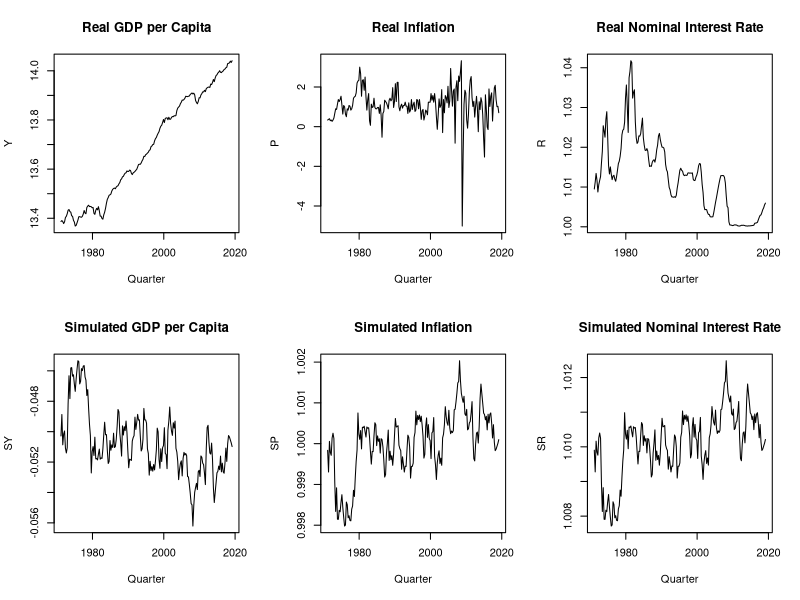

This chart was generated by the following R code:
library(lubridate)
library(dplyr)
rm(list=ls());

#%slicing 1973:Q1 - 2021:Q1 (251, io uso 247 per evitare covid)
Q1_1971=ymd("1971/03/01");
#%Q1_2021=251;
Q1_2019=ymd("2019/03/01");


#-------------------------------------------------------------------------------
#                                 REAL DATA
#-------------------------------------------------------------------------------

Rdata0=read.csv("2023-09.csv")
Rdata0$sasdate=mdy(Rdata0$sasdate)
Rdata0=Rdata0[!is.na(Rdata0$sasdate),]

Rdata=Rdata0;
Rdata = Rdata %>% filter(sasdate >= Q1_1971 & sasdate <= Q1_2019)
  

N0=read.csv("CLF16OV.csv")
N0$DATE=ymd(N0$DATE)
N= N0 %>% filter( DATE>= Q1_1971 & DATE <= Q1_2019)
N= N %>% filter( month(DATE)==3 |month(DATE)==6 |month(DATE)==9 |month(DATE)==12 )

#GDP per Capita
Y=log((Rdata$GDPC1/N$CLF16OV)*10e6);
Ydiff1=log(Rdata0$GDPC1[Rdata0$sasdate==ymd("1971/03/01")]*10e6/N0$CLF16OV[N0$DATE==ymd("1971/03/01")])-log(Rdata0$GDPC1[Rdata0$sasdate==ymd("1970/12/01")]*10e6/N0$CLF16OV[N0$DATE==ymd("1970/12/01")]);
Ydiff2=diff(Y);
Ydiff=c(Ydiff1,Ydiff2)
#plot(Rdata$sasdate,Y, type="l")

#Inflation
P1=Rdata0$CPIAUCSL[Rdata0$sasdate==ymd("1971/03/01")]-Rdata0$CPIAUCSL[Rdata0$sasdate==ymd("1970/12/01")];
P2=diff(Rdata$CPIAUCSL)
P=c(P1,P2)
rm(P1,P2);
#plot(Rdata$sasdate,P, type="l")

#Nominal Interest Rate
R=(1+Rdata$FEDFUNDS/100)^(1/4)
#plot(Rdata$sasdate,R,type="l")

#par(mfrow = c(3, 1))
#plot(Rdata$sasdate,Y, type="l", main="Quarterly GDP per Capita" , xlab="")
#plot(Rdata$sasdate,P, type="l", main="Quarterly Inflation", xlab="")
#plot(Rdata$sasdate,R,type="l", main="Quarterly Nominal Interest Rate",xlab="Quarter")

#-------------------------------------------------------------------------------
#                                 SIMULATED DATA
#-------------------------------------------------------------------------------
Sdata=read.csv("../Matlab_code/Simul_data_NK_NL_DSGE.csv")

SY=Sdata$log_y
SP=Sdata$Pi
SR=Sdata$R

start_date=Rdata$sasdate[1]
Sdata$date=seq(start_date, by = "quarter", length.out = length(Sdata$Y));
#Inserting the trend in Y
#lm=lm(Y~Rdata$sasdate)
#trend=lm$coefficients[2]
#rm(lm)
#SA=Sdata$A
#mu_z=vector("numeric",length = length(SY));
#mu_z[1]=SA[1]#a+min(Y);
#for (i in 2:length(SY)){
#  mu_z[i]=mu_z[i-1]+log(trend)+SA[i]
#}
#SY=SY+mu_z
#plot(Rdata$sasdate,mu_z, type="l")
#plot(Rdata$sasdate,SA, type="l")

par(mfrow = c(2, 3))
plot(Rdata$sasdate,Y, type="l", main="Real GDP per Capita" , xlab="Quarter")
plot(Rdata$sasdate,P, type="l", main="Real Inflation", xlab="Quarter")
plot(Rdata$sasdate,R,type="l", main="Real Nominal Interest Rate",xlab="Quarter")

plot(Sdata$date,SY, type="l", main="Simulated GDP per Capita" , xlab="Quarter")
plot(Sdata$date,SP, type="l", main="Simulated Inflation", xlab="Quarter")
plot(Sdata$date,SR,type="l", main="Simulated Nominal Interest Rate",xlab="Quarter")





              